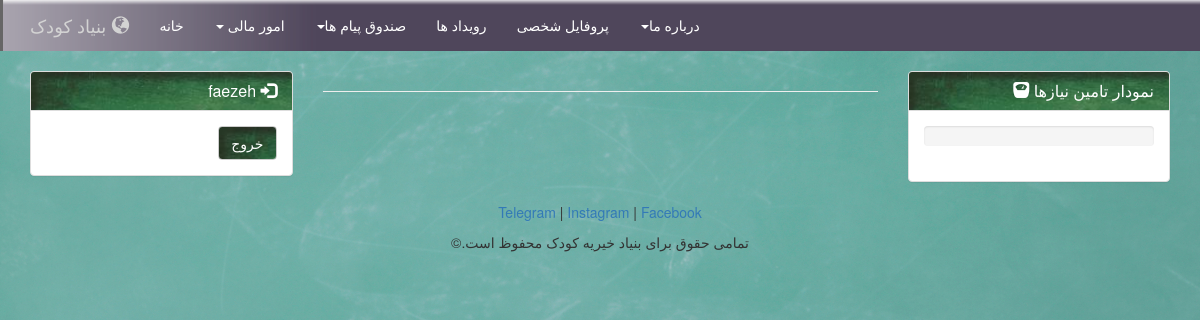
Before: /hamiar/roydadha/ (signed in) with the older database file.
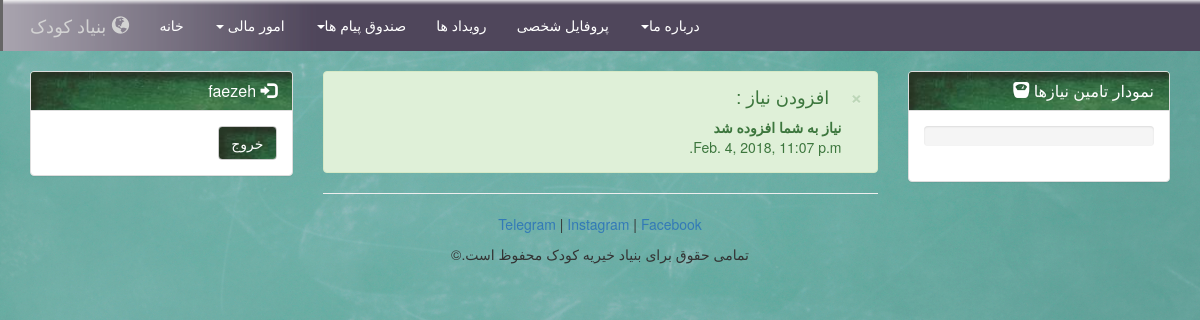
After: the same page with the newer database file.
### karbar/models.py (models this page shows)
class events(models.Model):
    onvan = models.CharField(max_length=30)
    matn = models.CharField(max_length=100)
    user = models.ForeignKey( User, on_delete=models.CASCADE)
    zaman = models.DateTimeField(default=datetime.now, blank=True)

### hamiar/views.py (the view)
def show_roydadha(request):
    return moshtarak.show_roydadha(request,'hamiar')

### karbar/darbare_ma.py (called while the page is built)
def progress():
    pr = []
    niaz = 100
    if( len(Niaz.objects.all()) != 0 ):
        niaz = 100 * len(Niaz.objects.filter(mablagh_taminshodeh=0))/len(Niaz.objects.all())
    pr.append([niaz,'٪ نیازهای مددجویان تامین شده است.'])
    return pr

### karbar/moshtarak.py (called while the page is built)
@login_required
def show_roydadha(request,user):
    template = 'karbar/roydadha.html'
    roydadha = events.objects.filter(user=request.user)
    roydadha = [(roydad.onvan,roydad.matn,roydad.zaman) for roydad in roydadha]
    return render(request, template, {'utype' : user
        , 'progress': karbar.darbare_ma.progress()
        , 'username': request.user
        , 'roydadha' : roydadha })

### templates/karbar/roydadha.html (shortened to what this page needs)
<!DOCTYPE html>
<html lang="en">
<head>
    <link href="/static/css/bootstrap.min.css" rel="stylesheet">
</head>
<body dir = "rtl" >
    <nav class="navbar navbar-inverse navbar-static-top" role="navigation">
        <div class="container">
            <div class="navbar-header">
                <a class="navbar-brand" href=""><span class="glyphicon glyphicon-globe"></span> بنیاد کودک</a>
            </div>
            <div class="collapse navbar-collapse" id="navbar">
                <ul class="nav navbar-nav">
                    <li class="active">
                        <a href="/{{utype}}/">خانه</a>
                    </li>
                    <li class="dropdown">
						<a href="#" class="dropdown-toggle" data-toggle="dropdown" role="button" aria-haspopup="true" aria-expanded="false">امور مالی <span class="caret"></span></a>
					</li>
					<li class="dropdown">
						<a href="#" class="dropdown-toggle" data-toggle="dropdown" role="button" aria-haspopup="true" aria-expanded="false">صندوق پیام ها<span class="caret"></span></a>
					</li>
                    <li>
                        <a href="/{{utype}}/roydadha">رویداد ها</a>
                    </li>
                    <li>
                        <a href="/{{utype}}/profile">پروفایل شخصی</a>
                    </li>
                    <li>
                        <a href="#" class="dropdown-toggle" data-toggle="dropdown" role="button" aria-haspopup="true" aria-expanded="false">درباره ما<span class="caret"></span></a>
                    </li>
                </ul>
            </div>
        </div>
    </nav>
<div class="container-fluid">
		<div class="col-sm-3">
			<div class="panel panel-default">
				<div class="panel-heading">
					<h3 class="panel-title" align=right >
						<span class="glyphicon glyphicon-log-in"></span>
						{{username}}
					</h3>
				</div>
				<div class="panel-body" align= right >
					<form>
						<button type="add" class="btn btn-default"><a href="{% url 'logout' %}">خروج</a></button>
					</form>
				</div>
			</div>
		</div>
		<div class="col-sm-6">
			{% for onvan,text,date in roydadha %}
			<div class="alert alert-success alert-dismissible" role="alert" align = right >
				<button type="button" class="close" data-dismiss="alert" aria-label="Close"><span aria-hidden="true">&times;</span></button>
				<strong> <h4> {{onvan}} : </h4> {{text}}</strong>
				<p>{{date}} </p>
			</div>
			{% endfor %}
			<hr>
		</div>
	  <div class="col-sm-3">
			<div class="panel panel-default">
				<div class="panel-heading">
					<h3 class="panel-title" align="right">
						نمودار تامین نیازها
						<span class="glyphicon glyphicon-scale"></span>
					</h3>
				</div>
				<div class="panel-body">
					{% for num,pr in progress %}
					<div class="progress">
					</div>
					{% endfor %}
				</div>
			</div>
	  </div>
	</div>
	<footer style="text-align: center">
        <div class="small-print">
        	<div class="container">
        		<p><a href="#">Telegram</a> | <a href="#">Instagram</a> | <a href="#">Facebook</a></p>
        		<p>  تمامی حقوق برای بنیاد خیریه کودک محفوظ است.&copy; </p>
        	</div>
        </div>
	</footer>
</body>
</html>

Changed rows visible on the page:
added events: roydadha "افزودن نیاز", roydadha "نیاز به شما افزوده شد", roydadha "Feb. 4, 2018, 11:07 p.m."
